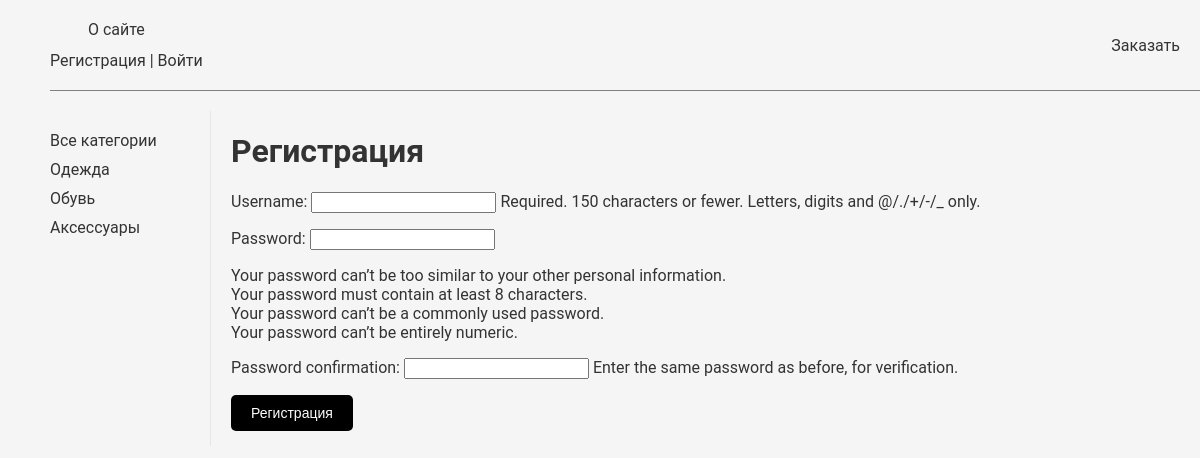
Screenshot of /register/ with the database file from the repository.
### catalog/models.py (models this page shows, shortened)
class Category(models.Model):
    name = models.CharField(max_length=50)
    slug = models.SlugField(max_length=255, unique=True, db_index=True, verbose_name="URL")
    class Meta:
        ordering = ['name']
    def get_absolute_url(self):
        return reverse('catalog:cat_products', kwargs={'cat_slug': self.slug})

### users/views.py (the view, shortened to what this page needs)
# urls.py: path('register/', RegisterUser.as_view(), name='register'),
class RegisterUser(DataMixin, CreateView):
    form_class = UserCreationForm
    template_name = 'users/register.html'
    success_url = reverse_lazy('users:login')
    def get_context_data(self, *, object_list=None, **kwargs):
        context = super().get_context_data(**kwargs)
        c_def = self.get_user_context(title="Регистрация")
        context.update(c_def)
        return context

### users/utils.py (called while the page is built)
    def get_user_context(self, **kwargs):
        context = kwargs
        cats = Category.objects.annotate(Count('products'))
        user_menu = menu.copy()
        context['menu'] = user_menu
        context['cats'] = cats
        if 'cat_selected' not in context:
            context['cat_selected'] = 0
        return context

    def get_context_data(self, *, object_list=None, **kwargs):
        context = super().get_context_data(**kwargs)
        c_def = self.get_user_context(title="Список заказов")
        context.update(c_def)
        return context

### users/templates/users/register.html (shortened to what this page needs)
{% extends 'users/base.html' %}
{% block content %}
<h1>{{title}}</h1>
<form method="post">
    {{ form.as_p }}
    <button type="submit">Регистрация</button>
</form>
{% endblock %}

### users/templates/users/base.html (shortened to what this page needs)
{% load static %}
<!DOCTYPE html>
<html>
<head>
    <link rel="stylesheet" href="{% static 'css/styles.css' %}">
</head>
<body>
<table class="table-page" border="0" cellpadding="0" cellspacing="0">
    <tr>
        <td valign="top" class="categories">
            {% block mainmenu %}
            <ul id="mainmenu" class="mainmenu">
                <div class="mainmenu__about">
                    {% for m in menu %}
                    <li><a href="{% url 'users:'|add:m.url_name %}">{{m.title}}</a></li>
                    {% endfor %}
                    {% if request.user.is_authenticated %}
                    <li class="last"> {{user.username}} | <a href="{% url 'users:logout' %}">Выйти</a></li>
                    {% else %}
                    <li class="last"><a href="{% url 'users:register' %}">Регистрация</a> | <a href="{% url 'users:login' %}">Войти</a> </li>
                    {% endif %}
                </div>
                <li><a href="{% url 'orders:create_order' %}">Заказать</a>
                </li>
            </ul>
            {% endblock mainmenu %}
            <table class="table-content" border=0 cellpadding="0" cellspacing="0">
                <tr>
                    <td valign="top" class="left-chapters">
                        <ul id="leftchapters">
                            {% if request.resolver_match.url_name == 'products' and cat_selected == 0 %}
                                <li class="selected">Все категории</li>
                            {% else %}
                                <li><a href="{% url 'catalog:products' %}">Все категории</a></li>
                            {% endif %}
                            {% for c in cats %}
                                {% if c.products__count > 0 %}
                                {% if c.pk == cat_selected %}
                                <li class="selected">{{c.name}}</li>
                                {% else %}
                                <li><a href="{{ c.get_absolute_url }}">{{c.name}}</a></li>
                                {% endif %}
                                {% endif %}
                            {% endfor %}
                        </ul>
                    </td>
                    <td valign="top" class="content">
                        <div class="content-text">
                            {% block content %}
                            {% endblock %}
                        </div>
                    </td>
                </tr>
            </table>
        </td>
    </tr>
</table>
</body>
</html>

### static/css/styles.css (style rules this page uses)
body { font-family: 'Roboto', Arial, sans-serif; background-color: #f5f5f5; margin: 0; padding: 0; color: #333; }
ul { list-style: none; padding: 0; margin: 0; }
a { text-decoration: none; color: #333; transition: color 0.3s ease; }
.table-page { width: 100%; }
.mainmenu { padding: 20px 0; display: flex; align-items: center; justify-content: space-between; border-bottom: 1px solid gray; }
.mainmenu__about { display: flex; flex-direction: column; }
.mainmenu__about li:first-child { margin-bottom: 12px; }
#mainmenu { text-align: center; margin-bottom: 20px; }
#mainmenu li { display: inline-block; margin-right: 20px; }
#mainmenu li.last { margin-right: 0; }
#mainmenu li a { font-size: 16px; color: #333; }
.categories { padding-left: 50px; }
.left-chapters { width: 150px; padding-right: 10px; border-right: 1px solid #e6e6e6; margin-left: 20px; }
#leftchapters { margin-top: 20px; }
#leftchapters li { font-size: 16px; color: #333; margin-bottom: 10px; cursor: pointer; }
.table-content { padding-bottom: 20px; }
.content { padding-left: 20px; }
.content-text { margin-top: 20px; }
button { background-color: #000; color: #fff; border: none; padding: 10px 20px; font-size: 14px; border-radius: 5px; cursor: pointer; margin-bottom: 15px; }

### rows the page displays
Category: name "Одежда"
Category: name "Обувь"
Category: name "Аксессуары"

### other values shown
{{ m.title }} "О сайте"
{{ title }} "Регистрация"
